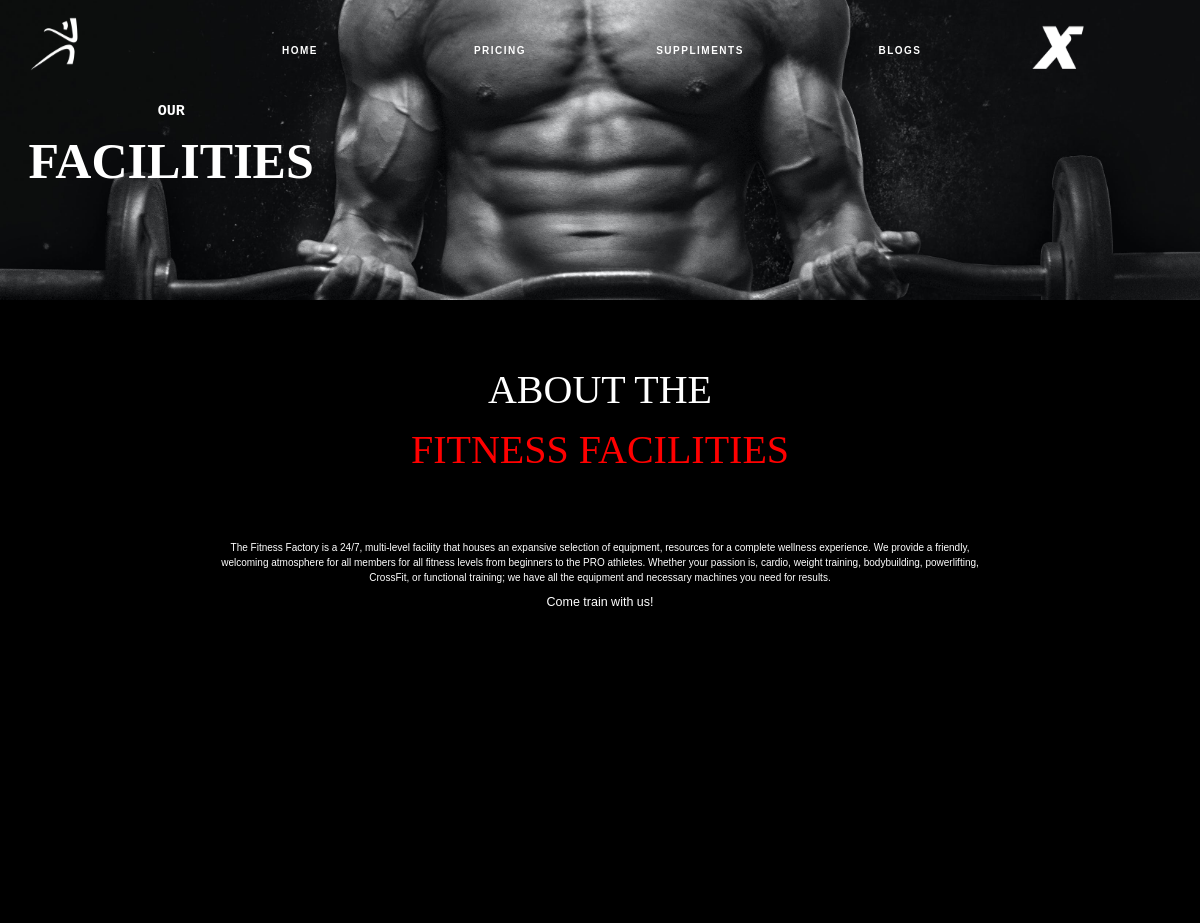
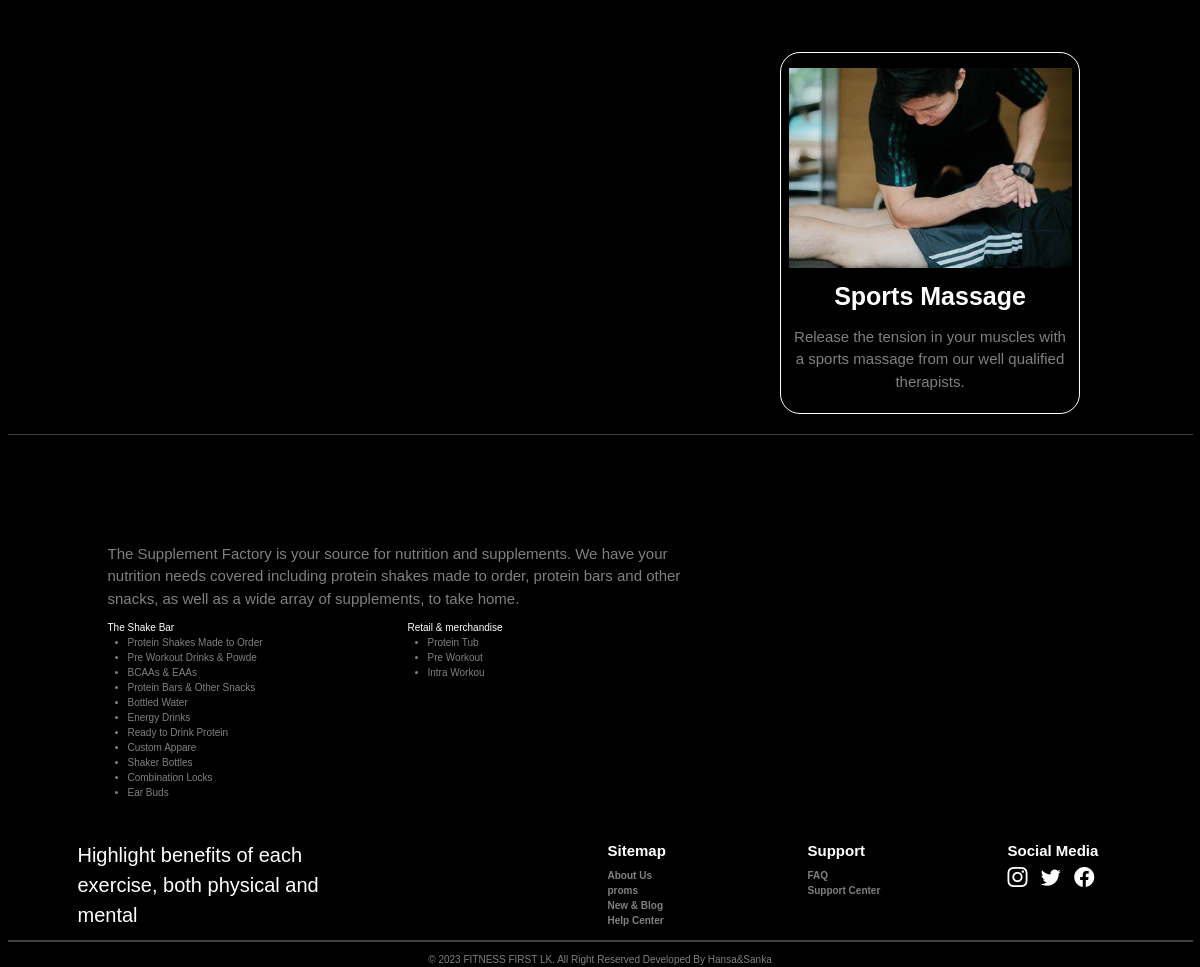
Screenshot of /facilities.php with the database file from the repository (2 pictures, top to bottom).
### tables this page shows
CREATE TABLE IF NOT EXISTS `facilitiesabout` (
  `FA_id` int NOT NULL AUTO_INCREMENT,
  `AboutPara` text NOT NULL,
  PRIMARY KEY (`FA_id`)
);

CREATE TABLE IF NOT EXISTS `premiumfacilities` (
  `PF_id` int NOT NULL AUTO_INCREMENT,
  `ImagePath` text,
  `ImageHeadline` varchar(50) DEFAULT NULL,
  `ImagePara` text,
  PRIMARY KEY (`PF_id`)
);

CREATE TABLE IF NOT EXISTS `factoryimage` (
  `FI_id` int NOT NULL AUTO_INCREMENT,
  `iamgePath` text,
  `para` text,
  PRIMARY KEY (`FI_id`)
);

CREATE TABLE IF NOT EXISTS `factorycategory` (
  `FC_id` int NOT NULL AUTO_INCREMENT,
  `FactoryCategory` text,
  PRIMARY KEY (`FC_id`)
);

CREATE TABLE IF NOT EXISTS `factoryinfo` (
  `SF_id` int NOT NULL AUTO_INCREMENT,
  `FactoryCategory` int NOT NULL,
  `ProductName` varchar(50) NOT NULL DEFAULT '',
  PRIMARY KEY (`SF_id`)
);

### Connections/connection.php (called while the page is built, shortened)
<?php
class Database{
    public static $connection;
    public static function setUpConnections()
    {
        if (!isset(Database::$connection)) {
            Database::$connection = new mysqli("localhost", "root", "12345678", "fitnessfirstlk_db", "3306");
        }
    }
    public static function search($q)
    {
        $resultSet = Database::$connection->query($q);
        return $resultSet;
    }
}

### facilities.php (the view, shortened to what this page needs)
<!DOCTYPE html>
<html lang="en">
<head>
    <link rel="stylesheet" href="css/style.css">
    <link rel="stylesheet" href="https://cdn.jsdelivr.net/npm/bootstrap-icons@1.11.2/font/bootstrap-icons.min.css">
    <link rel="stylesheet" href="css/bootstrap.css">
</head>
<body class="bg-black">
        <?php include "preloader.php" ?>
    <div class="col-12" style="position: fixed; z-index: 4;">
        <?php include "header.php" ?>
    </div>
    <div class="container-fluid">
        <div class="row">
            <div class="col-12 Classes-cover  ">
                <div class="row">
                    <div class="col-12 text-center">
                        <div class="row ">
                            <div class="col-12">
                                <span class="fs-4 fw-bold text-white" style="font-family: monospace;">OUR</span>
                            </div>
                            <div class="col-12">
                                <span class="Blog-Search-text">FACILITIES</span><br>
                            </div>
                        </div>
                    </div>
                </div>
            </div>
            <div class="col-12">
                <div class="row">
                    <div class="col-12 mt-5 mb-5 FirstDownToUPAnimation">
                        <div class="row">
                            <div class="col-12 text-center mt-5">
                                <span class="aboutTopicwhite facilitiyAboutText  ">ABOUT THE </span> <br> <span class="aboutTopicRed facilitiyAboutText"> FITNESS FACILITIES</span>
                            </div>
                        </div>
                    </div>
                    <div class="col-12 mt-5 FirstUpToDownAnimation">
                        <div class="row">
                            <div class="col-lg-8 col-12 offset-lg-2 text-center text-white">
                                <?php
                                require "Connections/connection.php";
                                $aboutpara_rs = Database::search("SELECT * FROM `facilitiesabout` WHERE `FA_id` = '1' ");
                                $aboutpara_data = $aboutpara_rs->fetch_assoc();
                                ?>
                                <p><?php echo ($aboutpara_data["AboutPara"]) ?></p>
                                <h5>Come train with us!</h5>
                            </div>
                        </div>
                    </div>
                    <div class="col-12 mt-5 mb-5">
                        <div class="row">
                            <div class="col-12 text-white-50 mt-4">
                                <div class="row">
                                    <div class="col-lg-8 col-12 offset-lg-2">
                                        <div class="row">
                                        </div>
                                    </div>
                                </div>
                            </div>
                        </div>
                    </div>
                    <div class="col-12 mb-5  ">
                        <div class="row d-flex justify-content-center">
                            <?php
                            $Pfacilitie_rs3 = Database::search("SELECT * FROM `premiumfacilities` WHERE `PF_id` = '3' ");
                            $Pfacilitie_data3 = $Pfacilitie_rs3->fetch_assoc();
                            ?>
                            <div class="col-3  border border-1 rounded rounded-5 border-white DownToUP">
                                <div class="row">
                                    <div class="col-12 mt-4">
                                        <img src="<?php echo ($Pfacilitie_data3["ImagePath"]) ?>" class="facilitieImage" width="100%" alt="">
                                    </div>
                                    <div class="col-12 mt-3">
                                        <div class="row">
                                            <div class="col-12 text-center">
                                                <span class="fw-bold fs-1 text-white"><?php echo ($Pfacilitie_data3["ImageHeadline"]) ?></span>
                                            </div>
                                            <div class="col-12 p-3 text-center text-white-50">
                                                <p class="fs-4"><?php echo ($Pfacilitie_data3["ImagePara"]) ?></p>
                                            </div>
                                        </div>
                                    </div>
                                </div>
                            </div>
                        </div>
                    </div>
                    <div class="col-12 mt-5 mb-5">
                        <hr class="text-white">
                    </div>
                    <div class="col-12 mb-5">
                        <div class="row">
                            <div class="col-lg-6 col-12 offset-lg-1 text-white-50 mt-5">
                                <div class="row">
                                    <?php
                                    $factory_rs = Database::search("SELECT * FROM `factoryimage` WHERE `FI_id` = '1' ");
                                    $factory_data = $factory_rs->fetch_assoc();
                                    ?>
                                    <div class="col-12">
                                        <p class="fs-4">
                                            <?php echo ($factory_data["para"]) ?>
                                        </p>
                                    </div>
                                    <div class="col-12">
                                        <div class="row">
                                            <?php
                                            $faactoryCategory_rs = Database::search("SELECT * FROM `factorycategory`");
                                            $faactoryCategory_num = $faactoryCategory_rs->num_rows;
                                            for ($i = 0; $i < $faactoryCategory_num; $i++) {
                                                $faactoryCategory_data = $faactoryCategory_rs->fetch_assoc();
                                            ?>
                                                <div class="col-6">
                                                    <div class="row">
                                                        <div class="col-12 text-white">
                                                            <span><?php echo ($faactoryCategory_data["FactoryCategory"]) ?></span>
                                                        </div>
                                                        <div class="col-12">
                                                            <ul>
                                                                <?php
                                                                $factoryItem_rs = Database::search("SELECT * FROM `factoryinfo` WHERE `FactoryCategory` = '" . $faactoryCategory_data["FC_id"] . "' ");
                                                                $factoryItem_num = $factoryItem_rs->num_rows;
                                                                for ($x = 0; $x < $factoryItem_num; $x++) {
                                                                    $factoryItem_data = $factoryItem_rs->fetch_assoc();
                                                                ?> <li><?php echo($factoryItem_data["ProductName"])?></li>
                                                                <?php
                                                                }
                                                                ?>
                                                            </ul>
                                                        </div>
                                                    </div>
                                                </div>
                                            <?php
                                            }
                                            ?>
                                        </div>
                                    </div>
                                </div>
                            </div>
                        </div>
                    </div>
                </div>
            </div>
        </div>
    </div>
    <?php include "footer.php" ?>
</body>
</html>

### rows the page displays
facilitiesabout: AboutPara "The Fitness Factory is a 24/7, multi-level facility that houses an expansive selection of equipment, resources for a complete wellness experience. We provide a friendly, welcoming atmosphere for all members for all fitness levels from beginners to the PRO athletes. Whether your passion is, cardio, weight training, bodybuilding, powerlifting, CrossFit, or functional training; we have all the equipment and necessary machines you need for results."
premiumfacilities: ImagePath (picture), ImageHeadline "Sports Massage", ImagePara "Release the tension in your muscles with a sports massage from our well qualified therapists."
factoryimage: para "The Supplement Factory is your source for nutrition and supplements. We have your nutrition needs covered including protein shakes made to order, protein bars and other snacks, as well as a wide array of supplements, to take home."
factorycategory: FactoryCategory "The Shake Bar"
factoryinfo: ProductName "Protein Shakes Made to Order"
factoryinfo: ProductName "Pre Workout Drinks & Powde"
factoryinfo: ProductName "BCAAs & EAAs"
factoryinfo: ProductName "Protein Bars & Other Snacks"
factoryinfo: ProductName "Bottled Water"
factoryinfo: ProductName "Energy Drinks"
factoryinfo: ProductName "Ready to Drink Protein"
factoryinfo: ProductName "Custom Appare"
factoryinfo: ProductName "Shaker Bottles"
factoryinfo: ProductName "Combination Locks"
factoryinfo: ProductName "Ear Buds"
factorycategory: FactoryCategory "Retail & merchandise"
factoryinfo: ProductName "Protein Tub"
factoryinfo: ProductName "Pre Workout"
factoryinfo: ProductName "Intra Workou"
